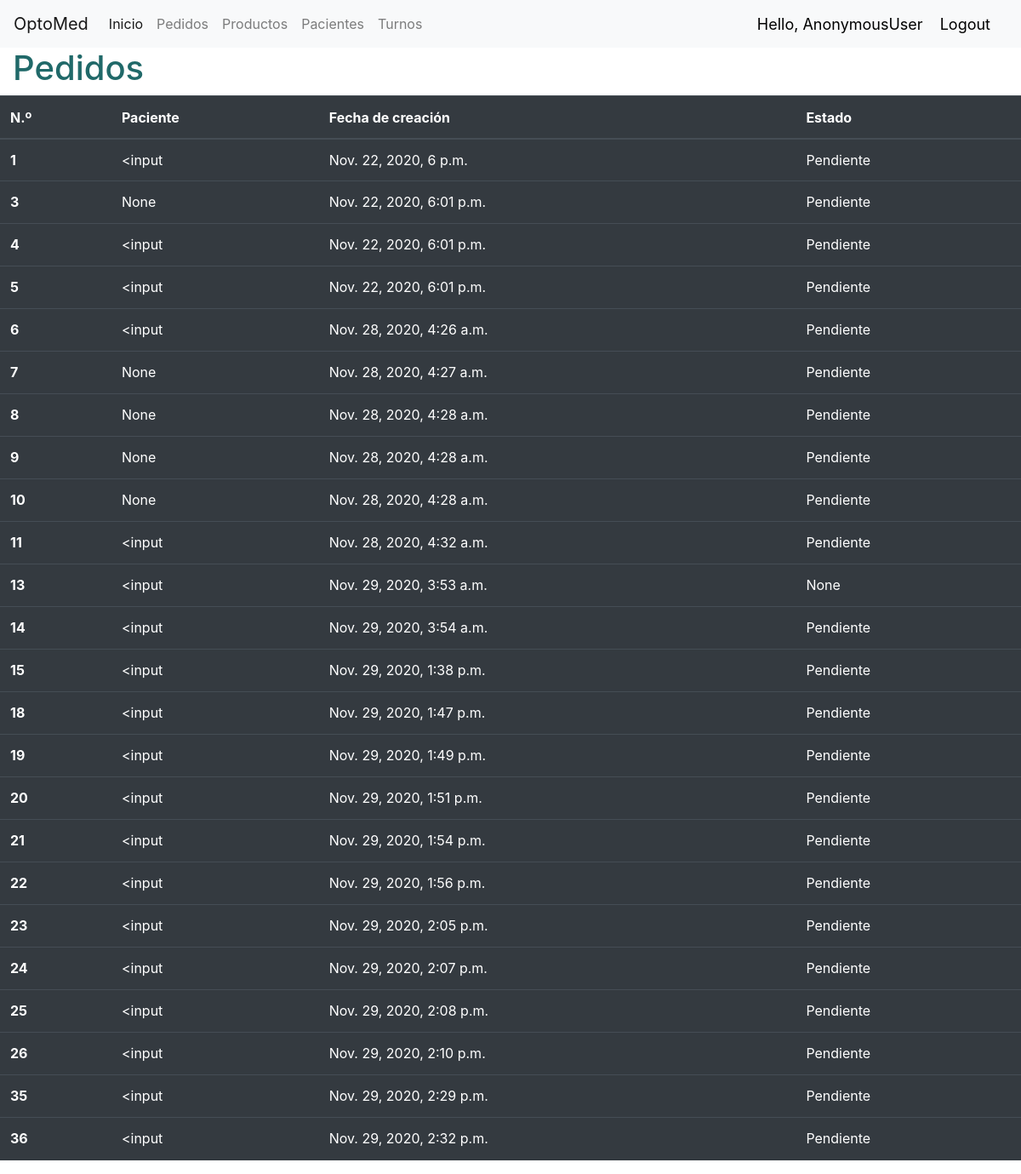
/pedidos/pedidos/, run on an earlier commit of the app's database.
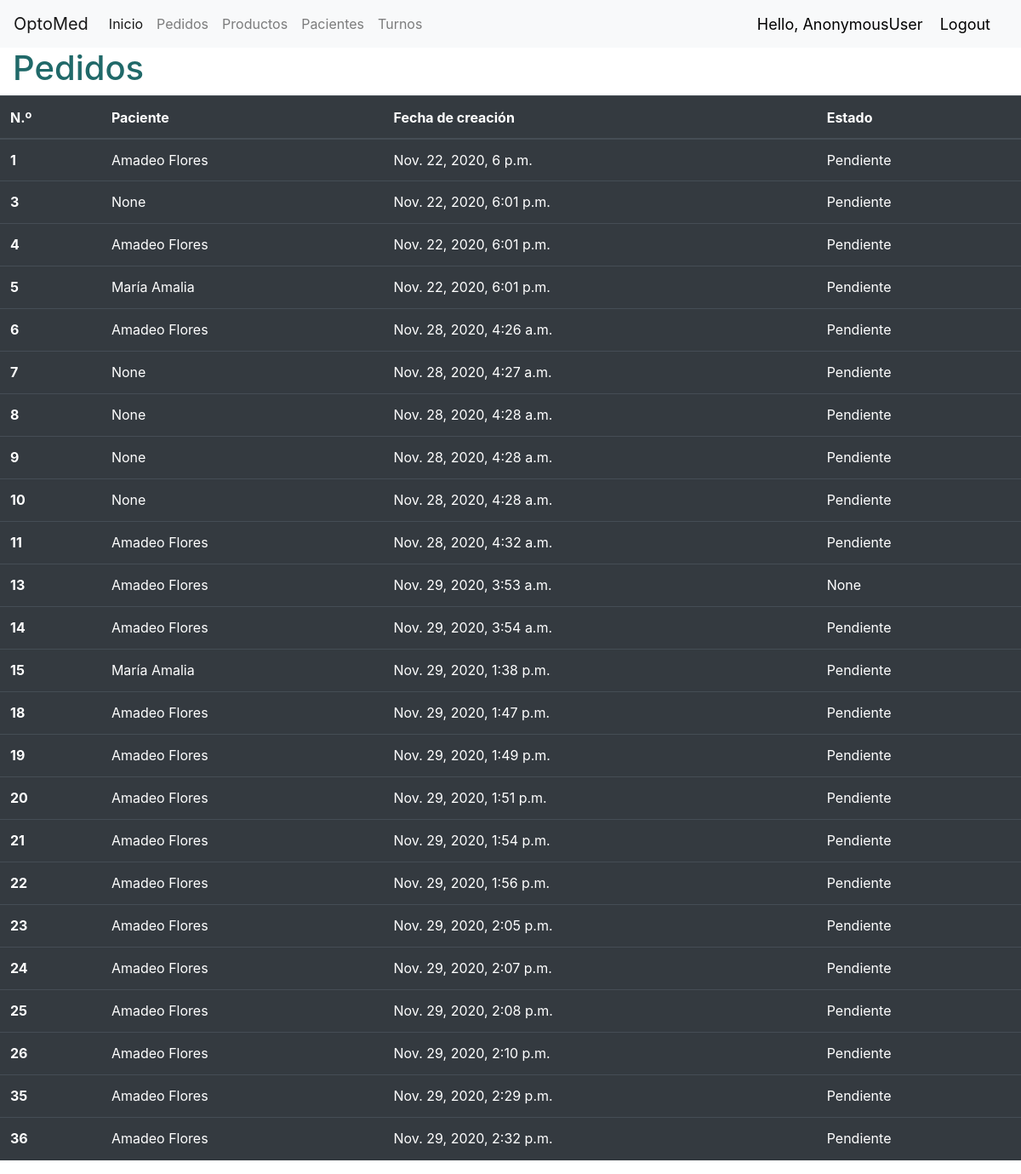
And on a later commit of the database.
### pedidos/models.py (models this page shows, shortened)
class Pedido(models.Model):
  ESTADO = (
            ('Pendiente', 'Pendiente'),
            ('Pedido', 'Pedido'),
            ('Enviar a taller', 'Enviar a taller'),
            ('Finalizado', 'Finalizado')
            )
  PAGO = (
            ('Tarjeta de crédito', 'Tarjeta de crédito'),
            ('Tarjeta de débito', 'Tarjeta de débito'),
            ('Billetera virtual', 'Billetera virtual'),
            ('Efectivo', 'Efectivo'),
            )
  paciente = models.ForeignKey('pacientes.Paciente', null=True, on_delete=models.CASCADE)
  fecha_creación =  models.DateTimeField(auto_now_add=True, null=True)
  precio_total = models.DecimalField(default=0.00, decimal_places=2, max_digits=20)
  estado = models.CharField(max_length=20, null=True, choices=ESTADO)
  producto = models.ForeignKey(Producto, null=True, on_delete=models.CASCADE)
  cantidad = models.PositiveIntegerField(default=1)
  pago = models.CharField(max_length=20, null=True, choices=PAGO)
  vendedor = models.ForeignKey('pedidos.Vendedor', null=True, on_delete=models.CASCADE)

### pacientes/models.py (models this page shows)
class Paciente(models.Model):
  nombre = models.CharField(max_length=200, null=True)
  teléfono = models.CharField(max_length=200, null=True)
  email = models.CharField(max_length=200, null=True)
  fecha_creación = models.DateTimeField(auto_now_add=True, null=True)
  historial = models.CharField(max_length=1500, null=True)
  def __str__(self):
    return self.nombre

### pedidos/views.py (the view)
# urls.py: path('pedidos/', include("pedidos.urls")),
def pedidos(request):
  return render(request, "pedidos/pedidos.html", context)

### pedidos/templates/pedidos/pedidos.html (shortened to what this page needs)
{% extends "pedidos/layout.html" %}
{% block body %}
  <h1> Pedidos </h1>
<table class="table table-hover table-dark">
  <thead>
    <tr>
      <th scope="col">N.º</th>
      <th scope="col">Paciente</th>
      <th scope="col">Fecha de creación</th>
      <th scope="col">Estado</th>
    </tr>
  </thead>
  <tbody>
        {% for pedido in pedidos %}
          <tr>
          <th scope="row">{{ pedido.pk }}</th>
          <td>{{ pedido.paciente }}</td>
          <td>{{ pedido.fecha_creación }}</td>
          <td>{{ pedido.estado }}</td>
          </tr>
        {% endfor %}
  </tbody>
</table>
{% endblock %}

What changed in the data, as far as the page shows it:
changed through a linked row, Pedido "Nov. 22, 2020, 6 p.m.": paciente "<input" → "Amadeo Flores"
changed through a linked row, Pedido id 4: paciente "<input" → "Amadeo Flores"
changed through a linked row, Pedido id 5: paciente "<input" → "María Amalia"
changed through a linked row, Pedido "Nov. 28, 2020, 4:26 a.m.": paciente "<input" → "Amadeo Flores"
changed through a linked row, Pedido "Nov. 28, 2020, 4:32 a.m.": paciente "<input" → "Amadeo Flores"
changed through a linked row, Pedido "Nov. 29, 2020, 3:53 a.m.": paciente "<input" → "Amadeo Flores"
changed through a linked row, Pedido "Nov. 29, 2020, 3:54 a.m.": paciente "<input" → "Amadeo Flores"
changed through a linked row, Pedido "Nov. 29, 2020, 1:38 p.m.": paciente "<input" → "María Amalia"
changed through a linked row, Pedido "Nov. 29, 2020, 1:47 p.m.": paciente "<input" → "Amadeo Flores"
changed through a linked row, Pedido "Nov. 29, 2020, 1:49 p.m.": paciente "<input" → "Amadeo Flores"
changed through a linked row, Pedido "Nov. 29, 2020, 1:51 p.m.": paciente "<input" → "Amadeo Flores"
changed through a linked row, Pedido "Nov. 29, 2020, 1:54 p.m.": paciente "<input" → "Amadeo Flores"
changed through a linked row, Pedido "Nov. 29, 2020, 1:56 p.m.": paciente "<input" → "Amadeo Flores"
changed through a linked row, Pedido "Nov. 29, 2020, 2:05 p.m.": paciente "<input" → "Amadeo Flores"
changed through a linked row, Pedido "Nov. 29, 2020, 2:07 p.m.": paciente "<input" → "Amadeo Flores"
changed through a linked row, Pedido "Nov. 29, 2020, 2:08 p.m.": paciente "<input" → "Amadeo Flores"
changed through a linked row, Pedido "Nov. 29, 2020, 2:10 p.m.": paciente "<input" → "Amadeo Flores"
changed through a linked row, Pedido "Nov. 29, 2020, 2:29 p.m.": paciente "<input" → "Amadeo Flores"
changed through a linked row, Pedido "Nov. 29, 2020, 2:32 p.m.": paciente "<input" → "Amadeo Flores"
